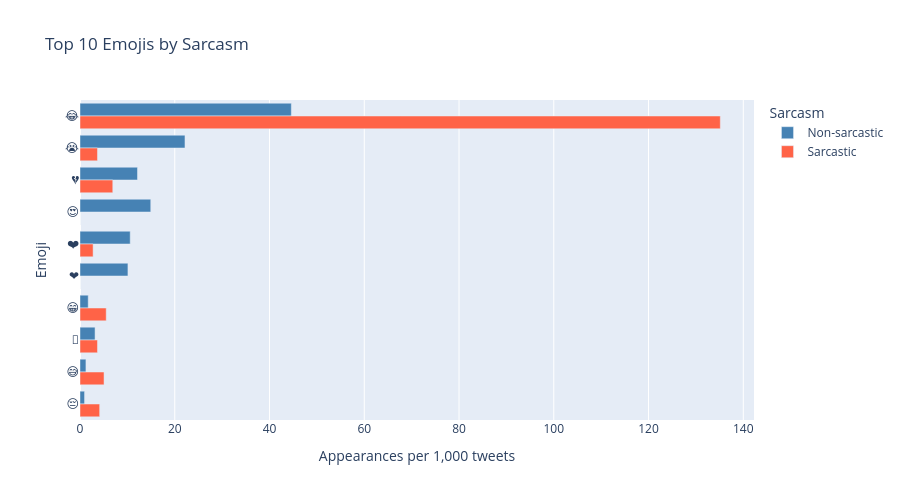

The cell this chart's notebook holds for it:
### Code cell
data["emojis"] = data["tweet"].apply(lambda t: [e["emoji"] for e in emoji.emoji_list(t)])

# Emoji counts per class, converted to appearances per 1,000 tweets
emoji_counts = pd.DataFrame({
    label: Counter(e for emojis in group for e in emojis)
    for label, group in data.groupby("sarcasm")["emojis"]
}).fillna(0)
emoji_rates = emoji_counts.div(class_sizes) * 1000

top10 = emoji_rates.sum(axis=1).nlargest(10).index
plot_data = (emoji_rates.loc[top10]
             .rename_axis("Emoji").reset_index()
             .melt(id_vars="Emoji", var_name="Sarcasm", value_name="Appearances per 1,000 tweets"))

fig = px.bar(plot_data, x="Appearances per 1,000 tweets", y="Emoji",
             color="Sarcasm", barmode="group", orientation="h",
             color_discrete_map=COLORS, title="Top 10 Emojis by Sarcasm")
fig.update_yaxes(autorange="reversed")  # most frequent emoji on top
fig.update_layout(height=500)
fig.show()

### Figure 1 — Plotly figure (JSON) as saved in the notebook; plotly's stock layout.template omitted (floating-point values rounded to 4 significant figures)
{"data": [{"alignmentgroup": "True", "hovertemplate": "Sarcasm=Non-sarcastic<br>Appearances per 1,000 tweets=%{x}<br>Emoji=%{y}<extra></extra>", "legendgroup": "Non-sarcastic", "marker": {"color": "steelblue", "pattern": {"shape": ""}}, "name": "Non-sarcastic", "offsetgroup": "Non-sarcastic", "orientation": "h", "showlegend": true, "textposition": "auto", "type": "bar", "x": [44.61, 22.16, 12.14, 14.93, 10.6, 10.12, 1.734, 3.179, 1.252, 0.9634], "xaxis": "x", "y": ["😂", "😭", "💔", "😍", "❤️", "❤", "😁", "🔴", "😅", "😔"], "yaxis": "y"}, {"alignmentgroup": "True", "hovertemplate": "Sarcasm=Sarcastic<br>Appearances per 1,000 tweets=%{x}<br>Emoji=%{y}<extra></extra>", "legendgroup": "Sarcastic", "marker": {"color": "tomato", "pattern": {"shape": ""}}, "name": "Sarcastic", "offsetgroup": "Sarcastic", "orientation": "h", "showlegend": true, "textposition": "auto", "type": "bar", "x": [135.1, 3.69, 6.919, 0.0, 2.768, 0.0, 5.535, 3.69, 5.074, 4.151], "xaxis": "x", "y": ["😂", "😭", "💔", "😍", "❤️", "❤", "😁", "🔴", "😅", "😔"], "yaxis": "y"}], "layout": {"barmode": "group", "height": 500, "legend": {"title": {"text": "Sarcasm"}, "tracegroupgap": 0}, "title": {"text": "Top 10 Emojis by Sarcasm"}, "xaxis": {"anchor": "y", "domain": [0, 1], "title": {"text": "Appearances per 1,000 tweets"}}, "yaxis": {"anchor": "x", "autorange": "reversed", "domain": [0, 1], "title": {"text": "Emoji"}}}}
